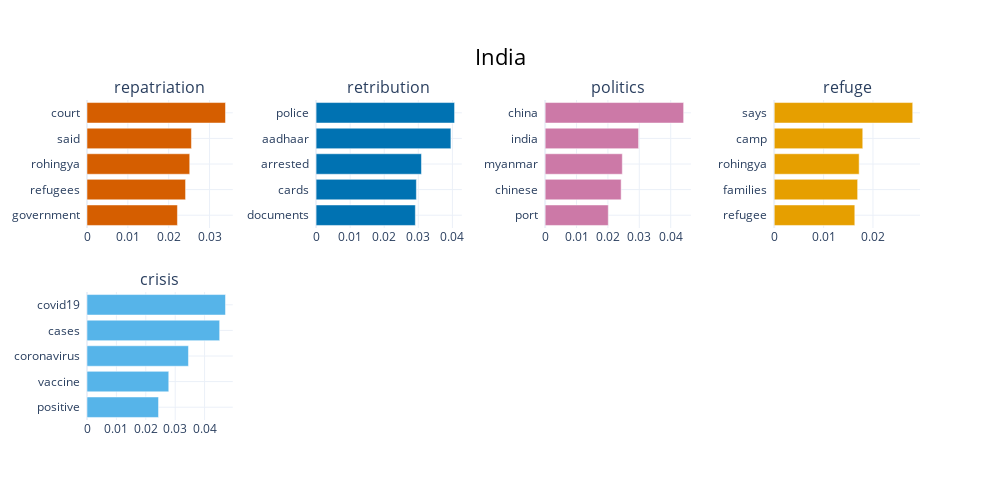

The code cell stored with this chart in its notebook:
### Code cell
topic_model_in.visualize_barchart(top_n_topics=5, title='India', custom_labels=True)

### Figure 1 — Plotly figure (JSON) as saved in the notebook; plotly's stock layout.template omitted (floating-point values rounded to 4 significant figures)
{"data": [{"marker": {"color": "#D55E00"}, "orientation": "h", "type": "bar", "x": [0.02214, 0.02413, 0.02515, 0.02556, 0.0339], "xaxis": "x", "y": ["government  ", "refugees  ", "rohingya  ", "said  ", "court  "], "yaxis": "y"}, {"marker": {"color": "#0072B2"}, "orientation": "h", "type": "bar", "x": [0.02913, 0.02944, 0.03093, 0.03957, 0.04064], "xaxis": "x2", "y": ["documents  ", "cards  ", "arrested  ", "aadhaar  ", "police  "], "yaxis": "y2"}, {"marker": {"color": "#CC79A7"}, "orientation": "h", "type": "bar", "x": [0.02012, 0.02422, 0.02458, 0.02978, 0.04412], "xaxis": "x3", "y": ["port  ", "chinese  ", "myanmar  ", "india  ", "china  "], "yaxis": "y3"}, {"marker": {"color": "#E69F00"}, "orientation": "h", "type": "bar", "x": [0.01632, 0.01689, 0.0172, 0.01793, 0.02805], "xaxis": "x4", "y": ["refugee  ", "families  ", "rohingya  ", "camp  ", "says  "], "yaxis": "y4"}, {"marker": {"color": "#56B4E9"}, "orientation": "h", "type": "bar", "x": [0.02433, 0.02781, 0.03451, 0.04512, 0.04711], "xaxis": "x5", "y": ["positive  ", "vaccine  ", "coronavirus  ", "cases  ", "covid19  "], "yaxis": "y5"}], "layout": {"annotations": [{"font": {"size": 16}, "showarrow": false, "text": "repatriation", "x": 0.0875, "xanchor": "center", "xref": "paper", "y": 1, "yanchor": "bottom", "yref": "paper"}, {"font": {"size": 16}, "showarrow": false, "text": "retribution", "x": 0.3625, "xanchor": "center", "xref": "paper", "y": 1, "yanchor": "bottom", "yref": "paper"}, {"font": {"size": 16}, "showarrow": false, "text": "politics", "x": 0.6375, "xanchor": "center", "xref": "paper", "y": 1, "yanchor": "bottom", "yref": "paper"}, {"font": {"size": 16}, "showarrow": false, "text": "refuge", "x": 0.9125, "xanchor": "center", "xref": "paper", "y": 1, "yanchor": "bottom", "yref": "paper"}, {"font": {"size": 16}, "showarrow": false, "text": "crisis", "x": 0.0875, "xanchor": "center", "xref": "paper", "y": 0.4, "yanchor": "bottom", "yref": "paper"}], "height": 500, "hoverlabel": {"bgcolor": "white", "font": {"family": "Rockwell", "size": 16}}, "showlegend": false, "title": {"font": {"color": "Black", "size": 22}, "text": "India", "x": 0.5, "xanchor": "center", "yanchor": "top"}, "width": 1000, "xaxis": {"anchor": "y", "autorange": true, "domain": [0, 0.175], "range": [0, 0.03568], "showgrid": true, "type": "linear"}, "xaxis2": {"anchor": "y2", "autorange": true, "domain": [0.275, 0.45], "range": [0, 0.04278], "showgrid": true, "type": "linear"}, "xaxis3": {"anchor": "y3", "autorange": true, "domain": [0.55, 0.725], "range": [0, 0.04645], "showgrid": true, "type": "linear"}, "xaxis4": {"anchor": "y4", "autorange": true, "domain": [0.825, 1], "range": [0, 0.02953], "showgrid": true, "type": "linear"}, "xaxis5": {"anchor": "y5", "autorange": true, "domain": [0, 0.175], "range": [0, 0.04959], "showgrid": true, "type": "linear"}, "xaxis6": {"anchor": "y6", "domain": [0.275, 0.45], "showgrid": true}, "xaxis7": {"anchor": "y7", "domain": [0.55, 0.725], "showgrid": true}, "xaxis8": {"anchor": "y8", "domain": [0.825, 1], "showgrid": true}, "yaxis": {"anchor": "x", "autorange": true, "domain": [0.6, 1], "range": [-0.5, 4.5], "showgrid": true, "type": "category"}, "yaxis2": {"anchor": "x2", "autorange": true, "domain": [0.6, 1], "range": [-0.5, 4.5], "showgrid": true, "type": "category"}, "yaxis3": {"anchor": "x3", "autorange": true, "domain": [0.6, 1], "range": [-0.5, 4.5], "showgrid": true, "type": "category"}, "yaxis4": {"anchor": "x4", "autorange": true, "domain": [0.6, 1], "range": [-0.5, 4.5], "showgrid": true, "type": "category"}, "yaxis5": {"anchor": "x5", "autorange": true, "domain": [0, 0.4], "range": [-0.5, 4.5], "showgrid": true, "type": "category"}, "yaxis6": {"anchor": "x6", "domain": [0, 0.4], "showgrid": true}, "yaxis7": {"anchor": "x7", "domain": [0, 0.4], "showgrid": true}, "yaxis8": {"anchor": "x8", "domain": [0, 0.4], "showgrid": true}}}
